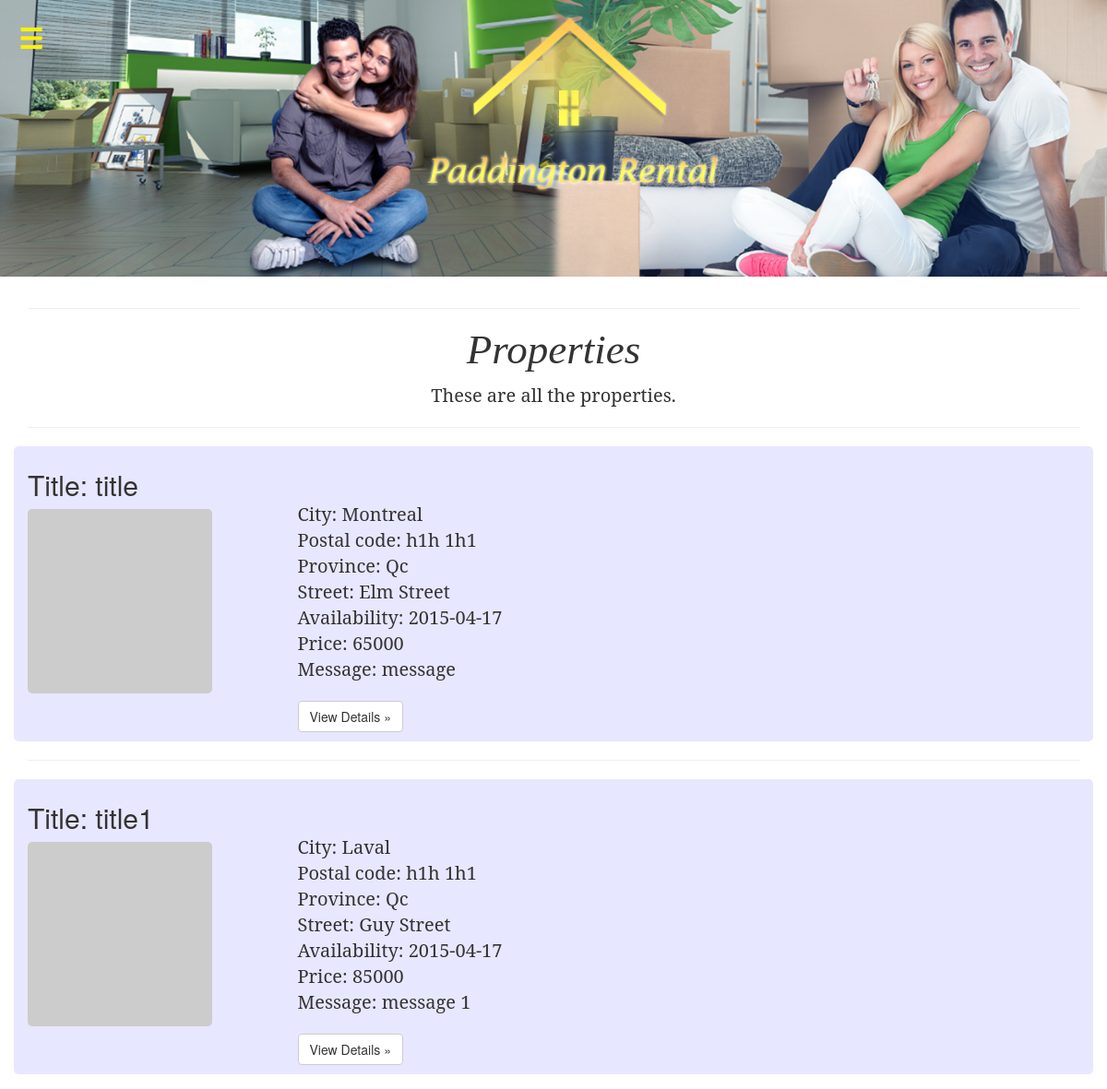
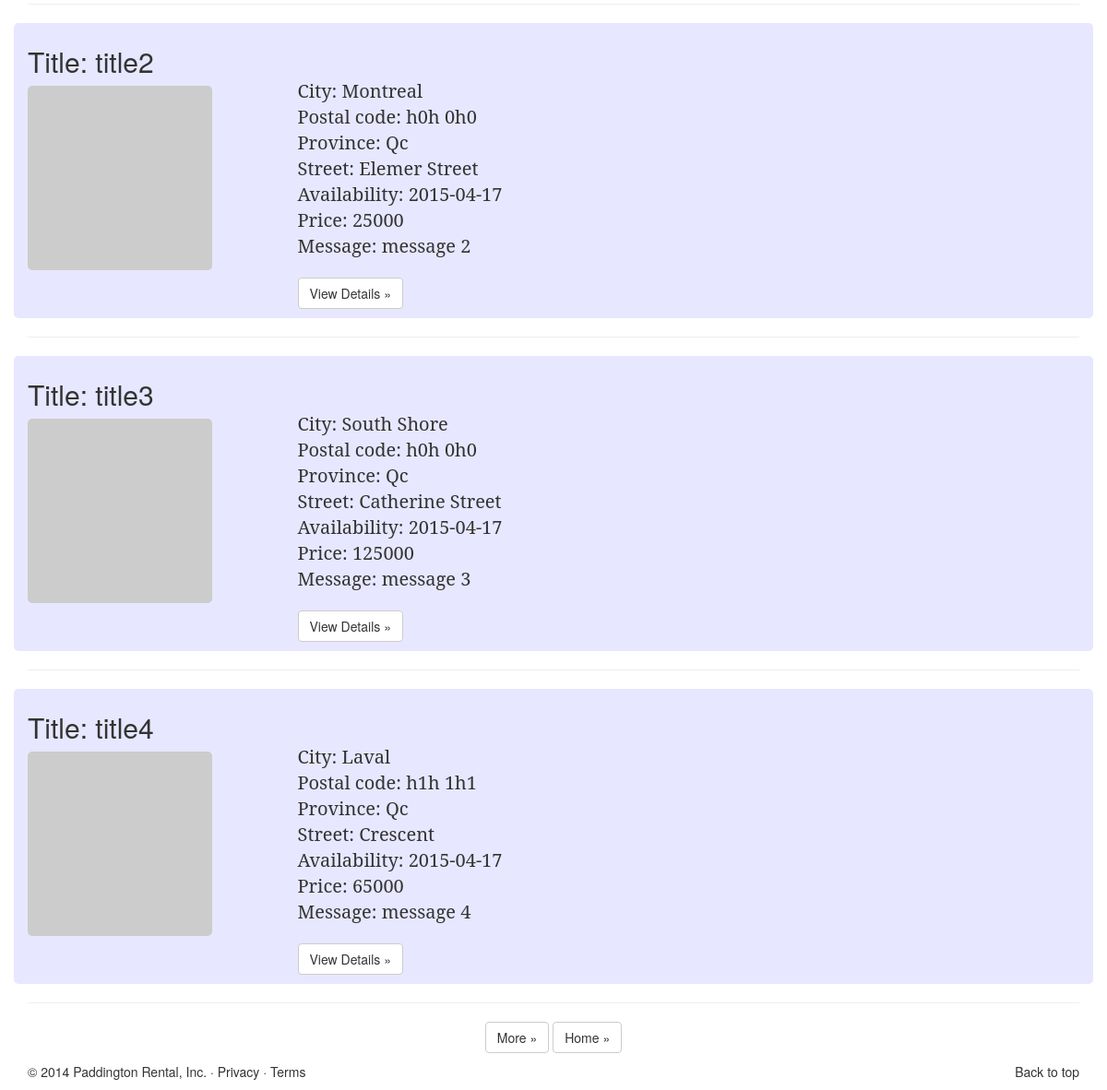
The page /aProperties.php?numHouse=8 on the database as committed earlier (2 pictures, top to bottom).
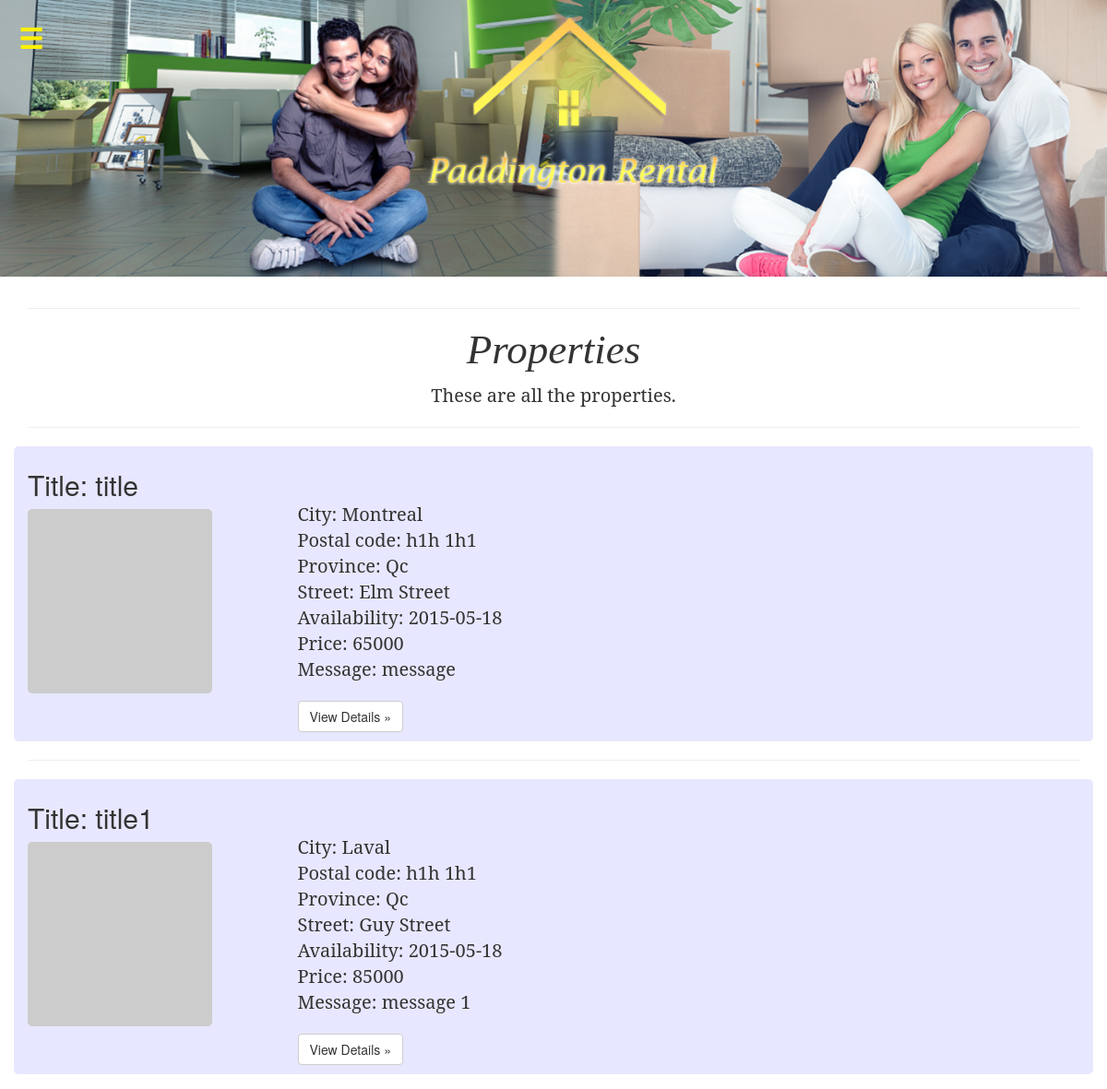
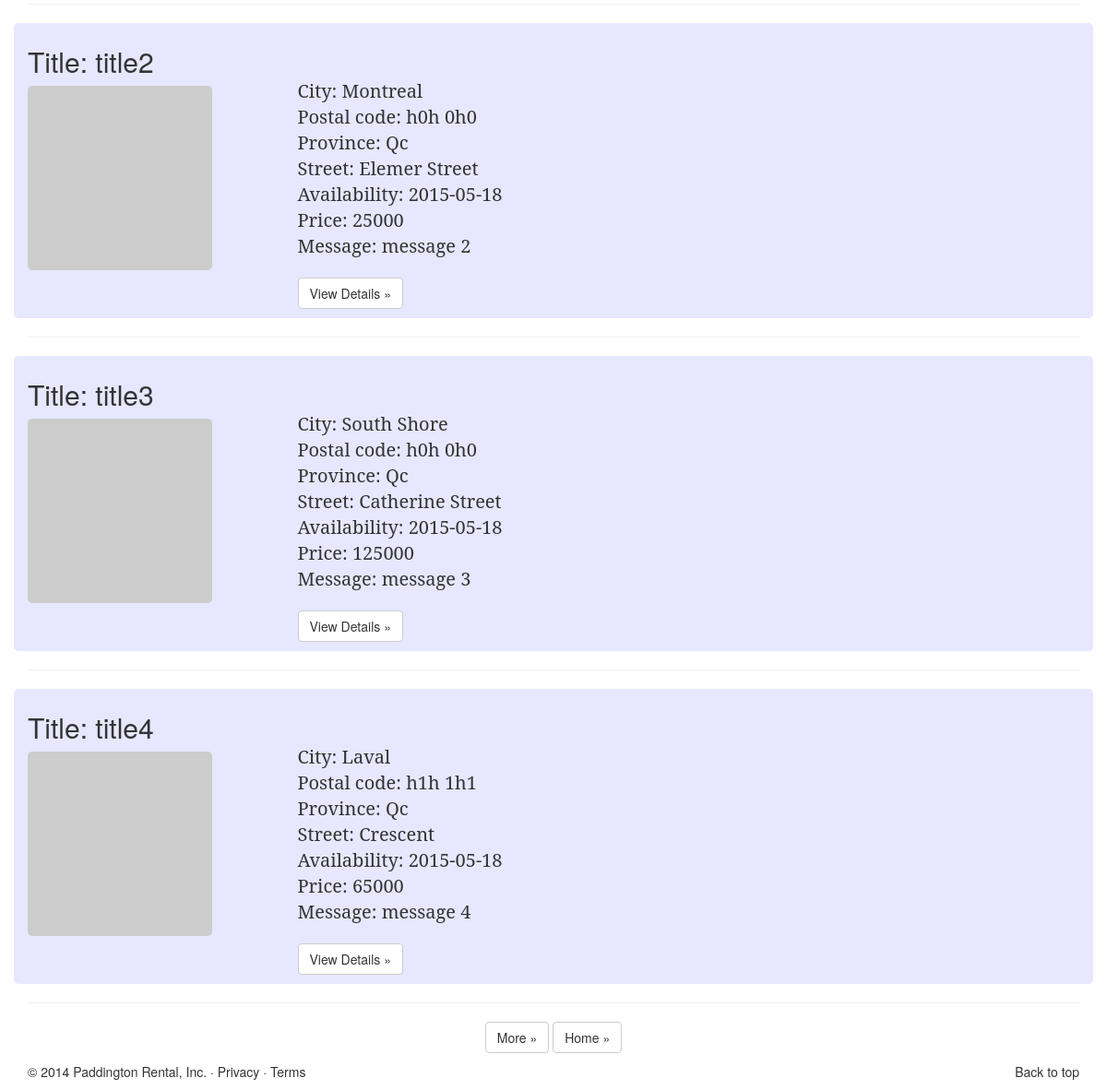
The same page on the database as committed later (2 pictures, top to bottom).
### tables this page shows
CREATE TABLE oproperties(
title VARCHAR(30) not null,
street VARCHAR(50) not null,
city VARCHAR(15) not null,
province VARCHAR(15) not null,
postalcode VARCHAR(15) not null,
price MEDIUMINT UNSIGNED NOT NULL,
date_entered DATE not null,
message VARCHAR(300) NOT NULL,
log_in VARCHAR(15) not null UNIQUE KEY);

### aProperties.php (the view, shortened to what this page needs)
<!DOCTYPE php>
<html>
   <head>
      <link href="css/bootstrap.css" rel="stylesheet">
      <link rel="stylesheet" type="text/css" href="css/navbar.css">
      <link rel="stylesheet" type="text/css" href="css/main.css">
   </head>
   <body>
      <div class="page-wrap">
         <label for="sidebartoggler" class="toggle">☰</label>
         <div id="pagecontent">
            <div class="CoverImage FlexEmbed FlexEmbed--3by1">
            </div>
            <div class="container marketing">
               <hr class="featurette-divider">
               <h2 class="headH">  Properties </h2>
               <p class="headP">These are  all the properties.</p>
               <hr class="featurette-divider">
               <?php
                  require_once('mysqli_connect.php');
                  $query = "SELECT title,street,city,province,postalcode,price,date_entered,message FROM oproperties";
                  $rep= @mysqli_query($dbc,$query);
                  $numHouse=3;
                  if(isset($_GET['numHouse'])){
                  $numHouse=$_GET['numHouse'];
                  }
                  for ($i=0; $i <$numHouse ; $i++) {
                  if ($row = mysqli_fetch_array($rep)) {
                  echo '<div class="row featurette">
                     <div class="col-md-3">
                        <a href="aProperties.php" >
                           <h2 style="margin-top:0px;"> Title: '  . $row['title'] . '</h2>
                        </a>
                        <a href="aProperties.php" > <img class="featurette-image img-responsive" src="http://placeimg.com/200/200/arch" alt="Generic placeholder image" style="margin-bottom:10px;"></a>
                     </div>
                     <div class="col-md-9">
                        <br/>
                        <br/>
                        <br/>
                        <p class="lead">';
                        	echo
                  'City: ' . $row['city'] . 	'<br/>' .
                  'Postal code: ' . $row['postalcode'] .	'<br/>' .
                  'Province: ' . $row['province'] . 	'<br/>' .
                  'Street: ' . $row['street'] . '<br/>' .
                  'Availability: ' . $row['date_entered'] .	'<br/>' .
                  'Price: ' . $row['price'] .	'<br/>' .
                  'Message: ' . $row['message'] .	'<br/>'  ;
                        echo ' </p>
                        <p><a class="btn btn-default" href="aProperties.php" role="button">View Details &raquo;</a></p>
                     </div>
                  </div>
                  <hr class="featurette-divider">';
                  }
                  }
                   ?>
               <?php
                  $numHouse=$numHouse+5;
                  echo '<p style="text-align:center;"><a class="btn btn-default" href="aProperties.php?numHouse=' . $numHouse . ' " role="button">More &raquo;</a>' ;
                   ?>
                    <a class="btn btn-default" href="index.php" role="button">Home &raquo;</a></p>
            </div>
         </div>
      </div>
   </body>
</html>

### css/navbar.css (style rules this page uses)
html, body { margin: 0; padding: 0; }
.toggle { text-decoration: none; font-size: 30px; color: rgba(255, 241, 0, 1); -webkit-transition: all 0.3s ease-out 0; -moz-transition: all 0.3s ease-out 0; transition: all 0.3s ease-out 0; position: fixed; top: 20px; left: 20px; z-index: 6; cursor: pointer; }
a:-webkit-any-link { color: inherit; text-decoration: none; cursor: auto; }

### css/main.css (style rules this page uses)
h2.headH { text-align: center; font-size: 45px; font-style: italic; font-weight: 200; font-family: "Lucida Bright","Rockwell"; }
p.headP { text-align: center; font-size: 20px; font-style: none; font-weight: 100; font-family: "Lucida Grande","Rockwell","serif"; }
p.lead { font-size: 20px; font-style: none; font-weight: 100; font-family: "Lucida Grande","Rockwell","serif"; }
img.featurette-image.img-responsive { margin-bottom: 10px; min-height: 200px; border: 2px; border-radius: 5px; }
div.container { min-height: 500px; }
.FlexEmbed { display: block; overflow: hidden; position: relative; }
.FlexEmbed:before { content: ""; display: block; width: 100%; }
.FlexEmbed--3by1:before { padding-bottom: 33.33%; }
.CoverImage { background-image: url("../img/tenant1.png");" background-position: 50%; background-repeat: no-repeat; -webkit-background-size: cover; background-size: cover; margin: 0 auto 1em; max-height: 300px; max-width: 2000px; }
p { margin: 0 0 10px; }
.col-md-5, .col-md-3 { margin-top: 25px; }
.row { background-color: rgba(231, 231, 255, 1); border: 2px; border-radius: 5px; }

Rows that differ between the two databases and show on the page:
changed oproperties "title": date_entered "2015-04-17" → "2015-05-18"
changed oproperties "title1": date_entered "2015-04-17" → "2015-05-18"
changed oproperties "title2": date_entered "2015-04-17" → "2015-05-18"
changed oproperties "title3": date_entered "2015-04-17" → "2015-05-18"
changed oproperties "title4": date_entered "2015-04-17" → "2015-05-18"
